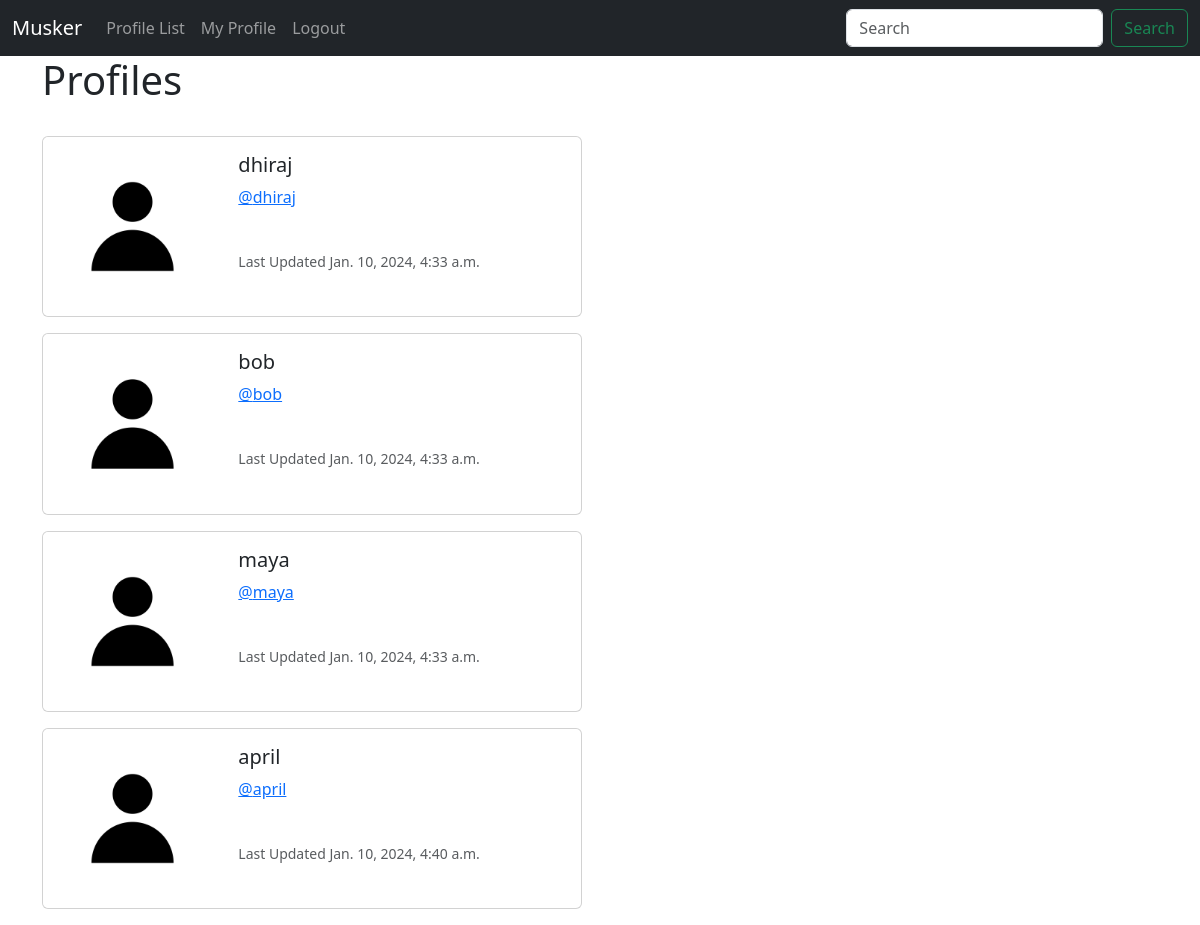
Before: /profiles/ (signed in) with the older database file.
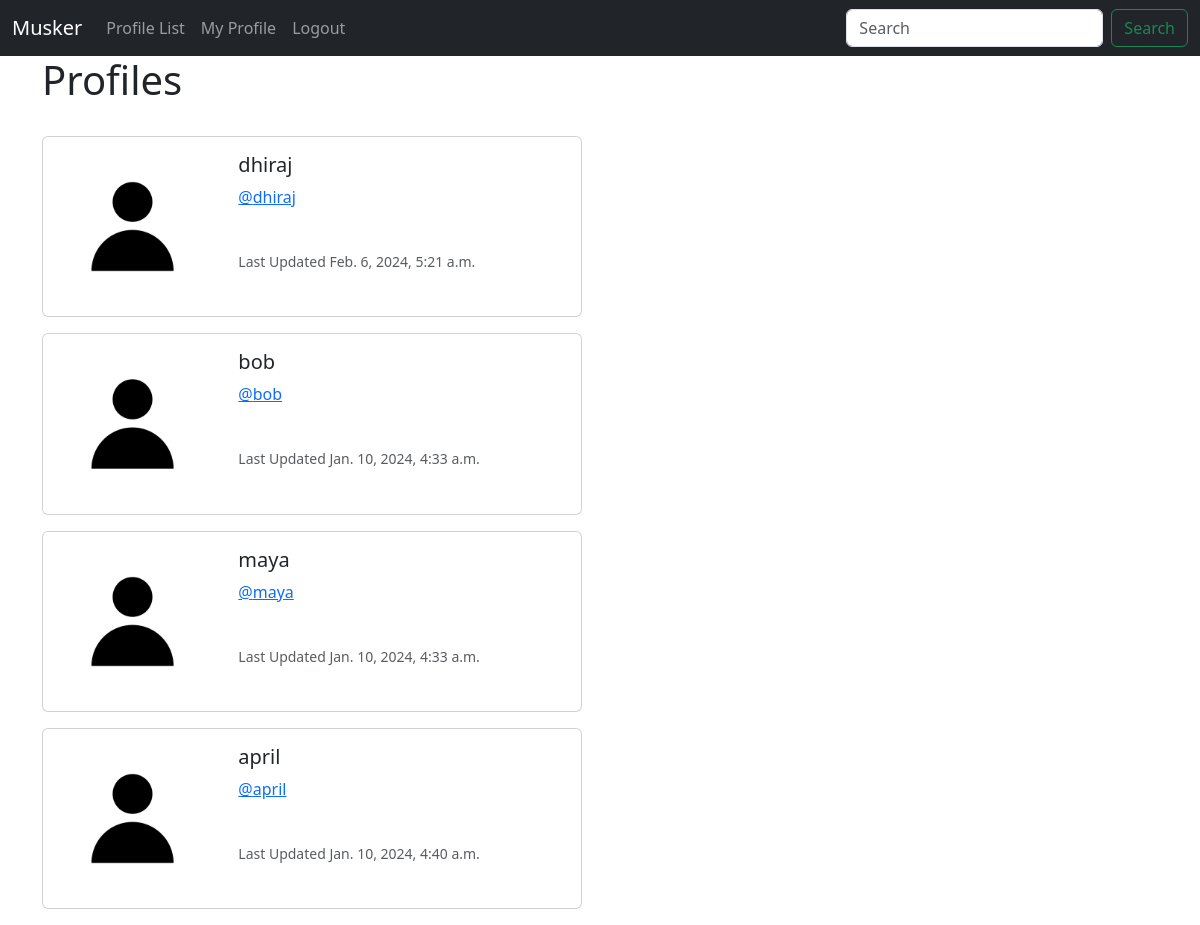
After: the same page with the newer database file.
### muskeer/models.py (models this page shows, shortened)
class Profile(models.Model):
    user = models.OneToOneField(User, on_delete = models.CASCADE) #Associating one user to one profile
    follows = models.ManyToManyField("self", related_name="followed_by", symmetrical=False, blank=True)
    modifiedDate = models.DateTimeField(auto_now = True)

### muskeer/views.py (the view)
# urls.py: path('profiles/', views.profiles, name = 'profiles'),
def profiles(request):
    if request.user.is_authenticated:
        profiles = Profile.objects.exclude(user = request.user)
        return render(request, 'profiles.html',{'profiles':profiles})
    else:
        messages.success(request,("You must be logged in to view this page"))
        return redirect('home')

### muskeer/templates/profiles.html
{% extends 'base.html' %}
{% load static %}
{% block content %}
   <h1>Profiles</h1>
   <br>
   {% if profiles %}
        {% for profile in profiles %}
            <div class="card mb-3" style="max-width: 540px;">
                <div class="row g-0">
                  <div class="col-md-4">
                    <img src="{% static 'images/default_profile.jpg' %}" class="img-fluid rounded-start" alt="...">
                  </div>
                  <div class="col-md-8">
                    <div class="card-body">
                      <h5 class="card-title">{{profile.user.username}}</h5>
                      <p class="card-text"><a href="{% url 'profile' profile.user.id %}">@{{profile.user.username|lower}}</a></p>
                      <br>
                      <p class="card-text"><small class="text-body-secondary">Last Updated {{profile.modifiedDate}}</small></p>
                    </div>
                  </div>
                </div>
              </div>
        {% endfor %}
   {% endif %}
{% endblock %}

Changed rows visible on the page:
changed Profile "dhiraj": modifiedDate "Jan. 10, 2024, 4:33 a.m." → "Feb. 6, 2024, 5:21 a.m."
